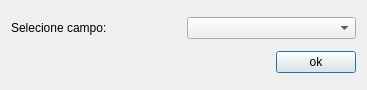
<?xml version="1.0" encoding="UTF-8"?>
<ui version="4.0">
 <class>Dialog</class>
 <widget class="QDialog" name="Dialog">
  <property name="geometry">
   <rect>
    <x>0</x>
    <y>0</y>
    <width>367</width>
    <height>90</height>
   </rect>
  </property>
  <property name="windowTitle">
   <string>Aviso</string>
  </property>
  <layout class="QGridLayout" name="gridLayout">
   <item row="0" column="0" colspan="2">
    <layout class="QHBoxLayout" name="horizontalLayout">
     <item>
      <widget class="QLabel" name="label">
       <property name="text">
        <string>Selecione campo:</string>
       </property>
      </widget>
     </item>
     <item>
      <widget class="QComboBox" name="comboBox"/>
     </item>
    </layout>
   </item>
   <item row="1" column="0">
    <spacer name="horizontalSpacer">
     <property name="orientation">
      <enum>Qt::Horizontal</enum>
     </property>
     <property name="sizeHint" stdset="0">
      <size>
       <width>255</width>
       <height>20</height>
      </size>
     </property>
    </spacer>
   </item>
   <item row="1" column="1">
    <widget class="QPushButton" name="pushButton">
     <property name="text">
      <string>ok</string>
     </property>
    </widget>
   </item>
  </layout>
 </widget>
 <resources/>
 <connections/>
</ui>
